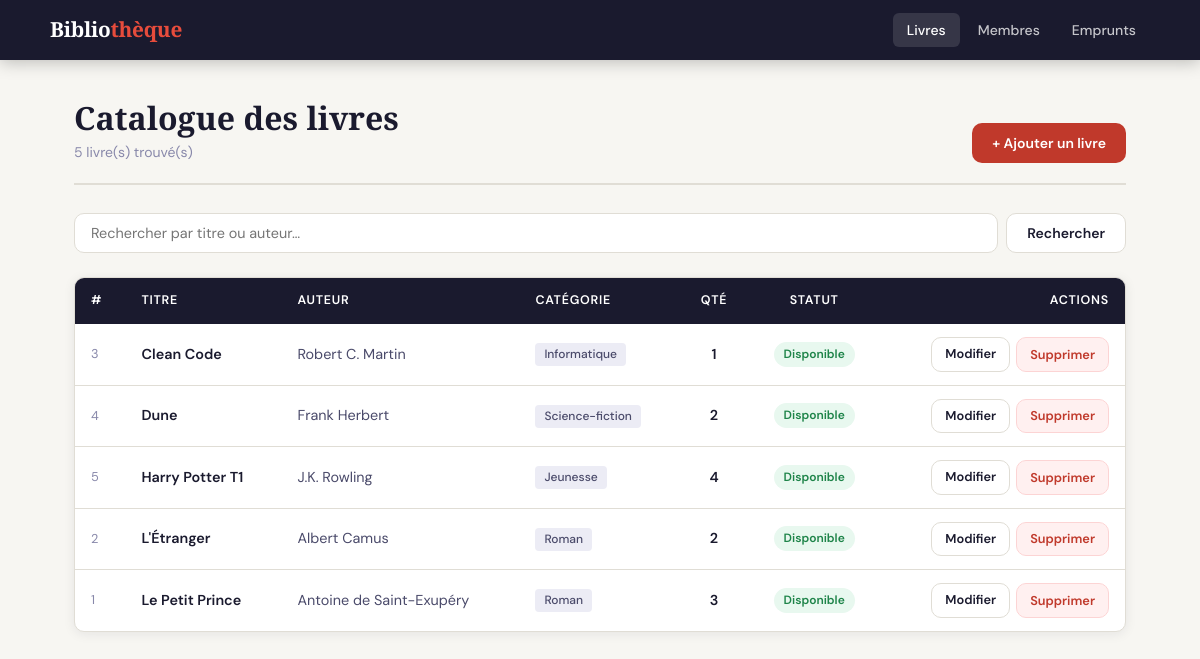
The page / on the database its author committed.
### tables this page shows
CREATE TABLE livres (
    idLivre     INT           NOT NULL AUTO_INCREMENT,
    titre       VARCHAR(200)  NOT NULL,
    auteur      VARCHAR(150)  NOT NULL,
    categorie   VARCHAR(100),
    quantite    INT           NOT NULL DEFAULT 1 CHECK (quantite >= 0),
    disponible  BOOLEAN       NOT NULL DEFAULT TRUE,
    PRIMARY KEY (idLivre)
);

### controllers/BookController.php (called while the page is built, shortened)
<?php
require_once __DIR__ . '/../models/Book.php';
class BookController
{
    private Book $model;
    public function __construct()
    {
        $this->model = new Book();
    }
    public function index(): void
    {
        $search = trim($_GET['search'] ?? '');
        $books  = $search ? $this->model->search($search) : $this->model->getAll();
        require __DIR__ . '/../views/books/list.php';
    }
}

### public/index.php (called while the page is built, shortened)
<?php
$action = $_GET['action'] ?? 'index';
$controller = new $controllerClass();
$controller->$action();

### config/database.php (called while the page is built, shortened)
<?php
function getDB(): PDO {
    static $pdo = null;
    if ($pdo === null) {
        $dsn = sprintf('mysql:host=%s;dbname=%s;charset=%s', DB_HOST, DB_NAME, DB_CHARSET);
        $options = [
            PDO::ATTR_ERRMODE            => PDO::ERRMODE_EXCEPTION,
            PDO::ATTR_DEFAULT_FETCH_MODE => PDO::FETCH_ASSOC,
            PDO::ATTR_EMULATE_PREPARES   => false,
        ];
        try {
            $pdo = new PDO($dsn, DB_USER, DB_PASS, $options);
        } catch (PDOException $e) {
            die(json_encode(['error' => 'Connexion échouée : ' . $e->getMessage()]));
        }
    }
    return $pdo;
}

### models/Book.php (called while the page is built, shortened)
<?php
require_once __DIR__ . '/../config/database.php';
class Book
{
    private PDO $db;
    public function __construct()
    {
        $this->db = getDB();
    }
    public function getAll(): array
    {
        $stmt = $this->db->query('SELECT * FROM livres ORDER BY titre ASC');
        return $stmt->fetchAll();
    }
}

### views/books/list.php (the view, shortened to what this page needs)
<!DOCTYPE html>
<html lang="fr">
<head>
  <link rel="stylesheet" href="style.css">
</head>
<body>
<header class="site-header">
  <div class="inner">
    <a href="index.php" class="brand">Biblio<span>thèque</span></a>
    <nav class="nav">
      <a href="index.php?page=books" class="active">Livres</a>
      <a href="index.php?page=members">Membres</a>
      <a href="index.php?page=borrows">Emprunts</a>
    </nav>
  </div>
</header>
<main class="page">
  <div class="wrapper">
    <div class="page-head">
      <div>
        <h1>Catalogue des livres</h1>
        <p class="sub"><?= count($books) ?> livre(s) trouvé(s)</p>
      </div>
      <a href="index.php?page=books&action=add" class="btn btn-primary">
        + Ajouter un livre
      </a>
    </div>
    <form method="GET" action="index.php" class="search-bar">
      <input type="text" name="search" placeholder="Rechercher par titre ou auteur…"
             value="<?= htmlspecialchars($_GET['search'] ?? '') ?>">
      <button type="submit" class="btn btn-secondary">Rechercher</button>
    </form>
    <?php if (empty($books)): ?>
      <div class="table-wrap">
        <div class="empty-state">
          <div class="icon">📚</div>
          <h3>Aucun livre trouvé</h3>
          <p>Ajoutez votre premier livre ou modifiez votre recherche.</p>
        </div>
      </div>
    <?php else: ?>
    <div class="table-wrap">
      <table>
        <thead>
          <tr>
            <th>#</th>
            <th>Titre</th>
            <th>Auteur</th>
            <th>Catégorie</th>
            <th style="text-align:center">Qté</th>
            <th style="text-align:center">Statut</th>
            <th style="text-align:right">Actions</th>
          </tr>
        </thead>
        <tbody>
          <?php foreach ($books as $book): ?>
          <tr>
            <td style="color:var(--ink-muted);font-size:.8rem"><?= $book['idLivre'] ?></td>
            <td style="font-weight:600"><?= htmlspecialchars($book['titre']) ?></td>
            <td style="color:var(--ink-soft)"><?= htmlspecialchars($book['auteur']) ?></td>
            <td>
              <?php if ($book['categorie']): ?>
                <span class="tag"><?= htmlspecialchars($book['categorie']) ?></span>
              <?php else: ?>
                <span style="color:var(--ink-muted)">—</span>
              <?php endif; ?>
            </td>
            <td style="text-align:center;font-weight:600"><?= $book['quantite'] ?></td>
            <td style="text-align:center">
              <?php if ($book['disponible']): ?>
                <span class="badge badge-green">Disponible</span>
              <?php else: ?>
                <span class="badge badge-red">Indisponible</span>
              <?php endif; ?>
            </td>
            <td style="text-align:right">
              <div style="display:flex;gap:6px;justify-content:flex-end">
                <a href="index.php?page=books&action=edit&id=<?= $book['idLivre'] ?>"
                   class="btn btn-secondary btn-sm">Modifier</a>
                <button type="button" class="btn btn-danger btn-sm"
                        onclick="confirmDelete(<?= $book['idLivre'] ?>, '<?= htmlspecialchars(addslashes($book['titre'])) ?>')">
                  Supprimer
                </button>
              </div>
            </td>
          </tr>
          <?php endforeach; ?>
        </tbody>
      </table>
    </div>
    <?php endif; ?>
  </div>
</main>
</body>
</html>

### public/style.css (style rules this page uses)
*, *::before, *::after { box-sizing: border-box; margin: 0; padding: 0; }
:root { --ink: #1a1a2e; --ink-soft: #4a4a6a; --ink-muted: #8888aa; --paper: #f7f6f2; --white: #ffffff; --accent: #c0392b; --accent-2: #e74c3c; --green: #27ae60; --amber: #e67e22; --border: #e0ddd5; --shadow: 0 2px 12px rgba(26,26,46,.08); --shadow-lg: 0 8px 32px rgba(26,26,46,.13); --radius: 10px; --font-head: 'Playfair Display', Georgia, serif; --font-body: 'DM Sans', system-ui, sans-serif; --font-mono: 'JetBrains Mono', monospace; }
body { font-family: var(--font-body); background: var(--paper); color: var(--ink); min-height: 100vh; font-size: 15px; line-height: 1.6; }
.wrapper { max-width: 1100px; margin: 0 auto; padding: 0 24px; }
.page { padding: 40px 0 80px; }
.site-header { background: var(--ink); color: var(--white); padding: 0 24px; position: sticky; top: 0; z-index: 100; box-shadow: 0 2px 16px rgba(0,0,0,.25); }
.site-header .inner { max-width: 1100px; margin: 0 auto; display: flex; align-items: center; gap: 32px; height: 60px; }
.site-header .brand { font-family: var(--font-head); font-size: 1.3rem; font-weight: 700; color: var(--white); text-decoration: none; letter-spacing: -.3px; white-space: nowrap; }
.site-header .brand span { color: #e74c3c; }
.nav { display: flex; gap: 4px; margin-left: auto; }
.nav a { color: rgba(255,255,255,.75); text-decoration: none; padding: 6px 14px; border-radius: 6px; font-size: .875rem; font-weight: 500; transition: background .15s, color .15s; }
.nav a:hover, .nav a.active { background: rgba(255,255,255,.12); color: var(--white); }
.page-head { display: flex; align-items: flex-end; justify-content: space-between; gap: 16px; margin-bottom: 28px; padding-bottom: 20px; border-bottom: 2px solid var(--border); }
.page-head h1 { font-family: var(--font-head); font-size: 2rem; font-weight: 700; color: var(--ink); line-height: 1.15; }
.page-head .sub { font-size: .875rem; color: var(--ink-muted); margin-top: 4px; }
.search-bar { display: flex; gap: 8px; margin-bottom: 24px; }
.search-bar input { flex: 1; padding: 10px 16px; border: 1.5px solid var(--border); border-radius: var(--radius); font-size: .9rem; font-family: var(--font-body); background: var(--white); color: var(--ink); transition: border-color .15s, box-shadow .15s; }
.search-bar button { padding: 10px 20px; }
.btn { display: inline-flex; align-items: center; gap: 6px; padding: 9px 20px; border-radius: var(--radius); font-family: var(--font-body); font-size: .875rem; font-weight: 600; cursor: pointer; text-decoration: none; border: none; transition: all .15s; white-space: nowrap; }
.btn-primary { background: var(--accent); color: #fff; }
.btn-secondary { background: var(--white); color: var(--ink); border: 1.5px solid var(--border); }
.btn-danger { background: #fff0f0; color: var(--accent); border: 1.5px solid #fcd4d4; }
.btn-sm { padding: 6px 13px; font-size: .8rem; }
.table-wrap { background: var(--white); border-radius: var(--radius); border: 1px solid var(--border); box-shadow: var(--shadow); overflow: hidden; }
table { width: 100%; border-collapse: collapse; }
thead tr { background: var(--ink); color: var(--white); }
thead th { padding: 13px 16px; text-align: left; font-size: .78rem; font-weight: 600; letter-spacing: .06em; text-transform: uppercase; }
tbody tr { border-bottom: 1px solid var(--border); transition: background .1s; }
tbody tr:last-child { border-bottom: none; }
tbody td { padding: 13px 16px; font-size: .9rem; color: var(--ink); vertical-align: middle; }
.badge { display: inline-block; padding: 3px 10px; border-radius: 20px; font-size: .75rem; font-weight: 600; }
.badge-green { background: #e8f8ef; color: #1e8449; }
.tag { display: inline-block; padding: 2px 9px; border-radius: 4px; font-size: .75rem; font-weight: 500; background: #ececf5; color: var(--ink-soft); }

### rows shown on the page
livres: idLivre "3", titre "Clean Code", auteur "Robert C. Martin", categorie "Informatique", quantite "1", disponible "Disponible"
livres: idLivre "4", titre "Dune", auteur "Frank Herbert", categorie "Science-fiction", quantite "2", disponible "Disponible"
livres: idLivre "5", titre "Harry Potter T1", auteur "J.K. Rowling", categorie "Jeunesse", quantite "4", disponible "Disponible"
livres: idLivre "2", titre "L'Étranger", auteur "Albert Camus", categorie "Roman", quantite "2", disponible "Disponible"
livres: idLivre "1", titre "Le Petit Prince", auteur "Antoine de Saint-Exupéry", categorie "Roman", quantite "3", disponible "Disponible"

### other values the page prints
count($books) "5"
